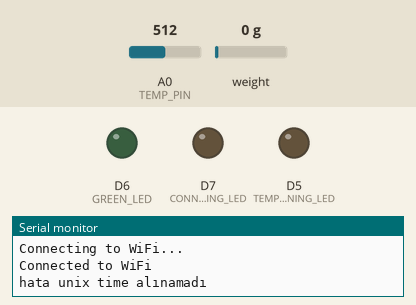
Bench run of a sketch on a simulated ESP8266 (NodeMCU). Shown: output pins drawn as LEDs (lit = HIGH), the last lines printed to the serial monitor. The inputs (shaded band) are chosen by the test bench; at power-on: weight on the scale 0 g, A0 (TEMP_PIN) = 512. WiFi joins after 1.5 s; servers stay silent unless stated.

Above: at 6.9 s.
7.0 s: weight on the scale set to 254 g
12.6 s: weight on the scale set to 298 g
At 22.1 s:
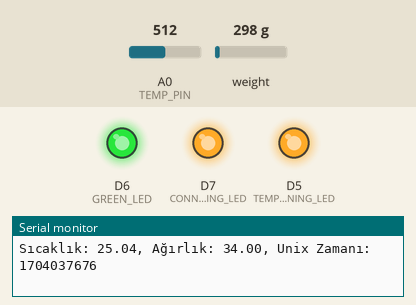
22.4 s: weight on the scale set to 100 g
At 24.8 s:
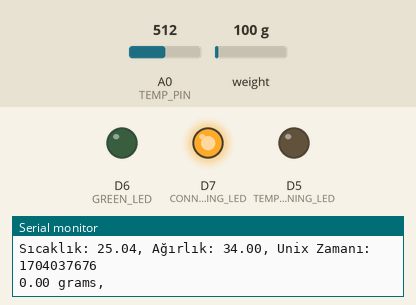
28.0 s: weight on the scale set to 1250 g
At 33.82 s:
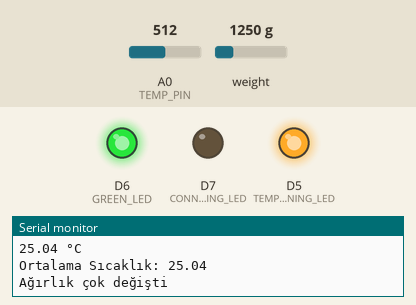
Timing chart, 0 to 35.4 s (numbered marks = the images above; inputs shaded):
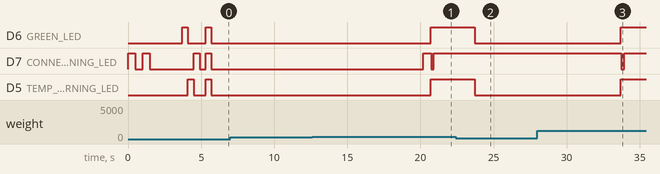

The sketch:

iot.ino
```cpp
/*

ağırlık 0 dan aşağı olduysa sürahi kaldırıldı, sıcaklık ölçmeye gerek yok 10 daniyede bir ölçmeye devam et
Ağırlık 0 civarlarındaysa içi boş 10 saniyede bir örnekleyebilir, sıckalık ölçme
Ağırlık 0 dan fazlaysa artık kahve dolu sıcaklık ölç 5 saniyede bir bunu yapabilirsin mesela, diğerine göre daha kısa sürsün

*/

#include "HX711.h"
#include <ESP8266WiFi.h>
#include <ESP8266HTTPClient.h>
#include <ArduinoJson.h>

#define CONNECTION_WARNING_LED D7
#define GREEN_LED D6
#define TEMP_WARNING_LED D5
#define LOADCELL_DOUT_PIN D4
#define LOADCELL_SCK_PIN D3
#define TEMP_PIN A0
#define QUEUE_SIZE 5

// sıcaklık
const float B = 3950;
const float R0 = 100000;
float thermistorValue;
float min_tempareture = 30;
float temp_avg = 0.0;
int temp_avg_count = 0;

// ağırlık
HX711 scale;
float calibration_factor = 211;
float jug_weight = 264;
float weight_error = 10;
float weight;
float last_weight;

// delay
int low_delay = 3000;
int hight_delay = 10000;
int current_delay;
unsigned long last_delay_time = 0;
int data_sending_delay = 15000;
int ping_sending_delay = 20000;
unsigned long last_ping_time = 0;
unsigned long last_data_time = 0;

// eeprom data
struct Data
{
  float temp;
  float weight;
  unsigned long unixTime;
};

class Queue {
  private:
    int front, rear, count;
    int maxSize;
    Data *array;

  public:
    Queue(int size) {
      maxSize = size;
      front = 0;
      rear = -1;
      count = 0;
      array = new Data[maxSize];
    }

    ~Queue() {
      delete[] array;
    }

    bool isFull() {
      return count == maxSize;
    }

    bool isEmpty() {
      return count == 0;
    }

    void enqueue(Data item) {
      if (isFull()) {
        // Kuyruk doluysa en öndeki öğeyi çıkar
        dequeue();
      }
      rear = (rear + 1) % maxSize;
      array[rear] = item;
      count++;
    }

    Data dequeue() {
      Data item = {};
      if (!isEmpty()) {
        item = array[front];
        front = (front + 1) % maxSize;
        count--;
      }
      return item;
    }

    Data peek() {
      Data item = {};
      if (!isEmpty()) {
        item = array[front];
      }
      return item;
    }

    int size() {
      return count;
    }

    void printQueue() {
      int current = front;
      for (int i = 0; i < count; i++) {
        Data item = array[current];
        Serial.print("Sıcaklık: ");
        Serial.print(item.temp);
        Serial.print(", Ağırlık: ");
        Serial.print(item.weight);
        Serial.print(", Unix Zamanı: ");
        Serial.println(item.unixTime);
        current = (current + 1) % maxSize;
      }
    }

};
Queue dataQueue(QUEUE_SIZE);

// WiFi credentials
const char *ssid = "POCO F5";
const char *password = "B4r15ta!";

// API details
const char *apiUrl = "http://192.168.165.247";
const int apiPort = 8000;
const char *apiSensorEndpoint = "/api/sensor";
const char *apiPingEndpoint = "/api/ping";
const char *apiUnixEndpoint = "/api/unix";

// unix time
unsigned long startUnixTime; // Başlangıç için Unix zamanı

// TODO: eeproam kullanmak için bunu false yap, gereksiz eeproam kulllanma cihaz bozulmasın, proje çok fazla kullanıyor
bool EEPROM_OFF = true;

WiFiClient client;

void setup()
{

  Serial.begin(9600);

  // led pinleri
  pinMode(CONNECTION_WARNING_LED, OUTPUT);
  pinMode(GREEN_LED, OUTPUT);        // LED pinini çıkış olarak ayarla
  pinMode(TEMP_WARNING_LED, OUTPUT); // LED pinini çıkış olarak ayarla
  digitalWrite(GREEN_LED, LOW);
  digitalWrite(TEMP_WARNING_LED, LOW);
  digitalWrite(CONNECTION_WARNING_LED, LOW);

  // Connect to Wi-Fi
  WiFi.begin(ssid, password);
  while (WiFi.status() != WL_CONNECTED)
  {
    digitalWrite(CONNECTION_WARNING_LED, HIGH);
    delay(500);
    digitalWrite(CONNECTION_WARNING_LED, LOW);
    delay(500);
    Serial.println("Connecting to WiFi...");
  }
  Serial.println("Connected to WiFi");

  // ağırlık sensörü
  scale.begin(LOADCELL_DOUT_PIN, LOADCELL_SCK_PIN);
  scale.set_scale(calibration_factor);
  scale.tare();

  // başlangıç ölçümünü ölç son ağırlık ölçümü olarak at
  scale.power_up();
  last_weight = scale.get_units(5);
  last_weight = last_weight - jug_weight;
  if (last_weight < 0)
  {
    last_weight = 0;
  }
  scale.power_down();

  // wifi connectionu tamam olunca  startUnixTime  değişenini bir istek ile al ve bu değeri güncelle.
  String apiUrlWithEndpoint = String(apiUrl) + ":" + String(apiPort) + String(apiUnixEndpoint);
  HTTPClient http;
  http.begin(client, apiUrlWithEndpoint);
  http.addHeader("Content-Type", "application/x-www-form-urlencoded");
  int httpCode = http.GET();

  if (httpCode > 0)
  {
    String payload = http.getString();
    Serial.println(payload); // Print response
    DynamicJsonDocument doc(256);
    deserializeJson(doc, payload);
    startUnixTime = doc["unix"];
  }
  else
  {
    Serial.println("hata unix time alınamadı");
    startUnixTime = 1704037656;
  }
  http.end();

  // baslangıc delay değeri ata
  current_delay = hight_delay;

  start_led_signal();
}

void loop()
{

  unsigned long current_time = millis();

  // ölçüm yapma bloğu
  if (current_time - last_delay_time > current_delay)
  {

    last_delay_time = millis();

    // agırlık ölç
    scale.power_up();
    weight = scale.get_units(5);
    weight = weight - jug_weight;
    if (weight < 0)
    {
      weight = 0;
    }
    scale.power_down();

    Serial.print(weight);
    Serial.println(" grams,   ");

    if (weight > weight_error)
    { // sürahi dolu

      current_delay = low_delay;

      // sürahi dolu diye yeşil ışığı yak
      digitalWrite(GREEN_LED, HIGH);

      // sıcaklık ölçümü yap
      thermistorValue = Termistor();

      Serial.print(thermistorValue);
      Serial.println(" °C ");

      temp_avg = ((temp_avg * temp_avg_count) + thermistorValue) / (temp_avg_count + 1);
      temp_avg_count++;

      // sürahi dolu ve kahve sıcaklığı min sıcaklıktan soğuk ise kırmızı ışığı yak
      if (temp_avg < min_tempareture)
      {
        digitalWrite(TEMP_WARNING_LED, HIGH);
      }
      else
      { // sürahi dolu ve kahve sıcaklığı min sıcaklıktan yüksek kırmızı ışığı söndür
        digitalWrite(TEMP_WARNING_LED, LOW);
      }

      // ağırlıkta anlık değişim varsa data gönderme süresini beklemeden gönder data gönderme ve ping süresini güncelle
      if (abs(last_weight - weight) > weight_error)
      {

        last_ping_time = current_time;
        last_data_time = current_time;

        Serial.print("Ortalama Sıcaklık: ");
        Serial.println(temp_avg);
        Serial.println("Ağırlık çok değişti");
        send_data(weight, temp_avg);
        temp_avg = 0.0;
        temp_avg_count = 0;
      }
      else if (current_time - last_data_time > data_sending_delay)
      { // data gönderme süresi dolduysa gönder
        last_ping_time = current_time;
        last_data_time = current_time;

        Serial.print("Ortalama Sıcaklık: ");
        Serial.println(temp_avg);

        send_data(weight, temp_avg);
        temp_avg = 0.0;
        temp_avg_count = 0;
      }

      // son ölçülen ağırlığı güncelle
      last_weight = weight;
    }
    else
    { // sürahi boş

      current_delay = hight_delay;

      digitalWrite(GREEN_LED, LOW);
      digitalWrite(TEMP_WARNING_LED, LOW);
    }
  }

  // son atılan ping süresi dolmuş ping at
  if (current_time - last_ping_time > ping_sending_delay)
  {
    last_ping_time = current_time;
    bool result = ping();

    // ping başarılı olursa eski gönderilmeyen data varsa gönder
    if (result)
    {

      if (!dataQueue.isEmpty())
      {
        Serial.println("Gönderilemeyen data var ");
        dataQueue.printQueue();
        // gönderilemeyen tüm dataları aşağıdaki işlemleri uygula
        while (!dataQueue.isEmpty())
        {
          // gönderilemeyen datayı al ve eepromdan sil
          Data cantBeSendedData = dataQueue.dequeue();
          //  burda cantBeSendedData içindeki verileri kullanarak dataları gönder.
          // Bunlar eskiden gönderilemeyn datadır
          sendDataToApi(cantBeSendedData.temp, cantBeSendedData.weight, cantBeSendedData.unixTime);

          Serial.print("Gönderilemeyen data gönderildi:  ");
          Serial.print("Sıcaklık: ");
          Serial.print(cantBeSendedData.temp);
          Serial.print(", Ağırlık: ");
          Serial.print(cantBeSendedData.weight);
          Serial.print(", Unix Zamanı: ");
          Serial.println(cantBeSendedData.unixTime);
        }
      }
    }
  }
}

// SICAKLIK ÖLÇÜMÜ
float Termistor()
{
  int sensorValue = analogRead(TEMP_PIN);
  float R = R0 * (1023.0 / sensorValue - 1.0);
  return 1.0 / ((log(R / R0) / B) + (1.0 / 298.15)) - 273.15;
}

bool ping()
{
  // Burada bizim api ye ping atılacak.
  // atılan ping sonucunda api ye ulaşılırsa bu fonksiyon true döndürmeli, aksi taktirde false döndürsün
  // CONNECTION_WARNING_LED ledini eğer ping başarılı olursa LOW başarısız olurs HIGH olur

  // bağlantı kopuksa bağlanmayı dene en fazla 4 kere dene
  int i = 0;
  while (WiFi.status() != WL_CONNECTED && i < 6)
  {
    Serial.println("Not connected to WiFi. Retrying...");
    i++;
    digitalWrite(CONNECTION_WARNING_LED, HIGH);
    delay(500);
    digitalWrite(CONNECTION_WARNING_LED, LOW);
    delay(500);
  }

  // denemeye rağmen bağlantı yoksa false döndür
  if (WiFi.status() != WL_CONNECTED)
  {
    digitalWrite(CONNECTION_WARNING_LED, HIGH);
    return false;
  }

  // bağlantı varsa connection ledini söndür
  digitalWrite(CONNECTION_WARNING_LED, LOW);

  // ping için get isteği yarat
  String apiUrlWithEndpoint = String(apiUrl) + ":" + String(apiPort) + String(apiPingEndpoint);
  HTTPClient http;
  http.begin(client, apiUrlWithEndpoint);
  http.addHeader("Content-Type", "application/x-www-form-urlencoded");
  int httpCode = http.GET();
  http.end();

  // başarılı değilse connection error ver ve connection hata ledini yak
  if (httpCode != 200)
  {
    Serial.print("ping başarısız, status kodu: ");
    Serial.println(httpCode);
    digitalWrite(CONNECTION_WARNING_LED, HIGH);
    return false;
  }

  Serial.print("ping başarılı");
  return true;
}

void send_data(float weight, float tempareture)
{
  // ilk olarak ping göder
  bool result = ping();
  unsigned long currentUnixTime = startUnixTime + ((millis() / 1000));
  //  eğer ping giderse  bağlantı var
  if (result)
  {

    // gönderilemeyen data var mı kontrol et
    if (!dataQueue.isEmpty())
    {
      Serial.println("Gönderilemeyen Data Var ");

      // gönderilemeyen tüm dataları aşağıdaki işlemleri uygula
      while (!dataQueue.isEmpty())
      {
        // gönderilemeyen datayı al ve eepromdan sil
        Data cantBeSendedData = dataQueue.dequeue();
        //  burda cantBeSendedData içindeki verileri kullanarak dataları gönder.
        // Bunlar eskiden gönderilemeyn datadır
        sendDataToApi(cantBeSendedData.temp, cantBeSendedData.weight, cantBeSendedData.unixTime);

        Serial.print("Gönderilemeyen data gönderildi:  ");
        Serial.print("Sıcaklık: ");
        Serial.print(cantBeSendedData.temp);
        Serial.print(", Ağırlık: ");
        Serial.print(cantBeSendedData.weight);
        Serial.print(", Unix Zamanı: ");
        Serial.println(cantBeSendedData.unixTime);

        dataQueue.printQueue();
      }
    }
    // önceden gönderilemeyn dataları gönderdik, sıra aşağıdaki güncel datayı göndermekte
    sendDataToApi(tempareture, weight, currentUnixTime);
    Serial.print("Suanki data gönderildi:  ");
    Serial.print("Sıcaklık: ");
    Serial.print(tempareture);
    Serial.print(", Ağırlık: ");
    Serial.print(weight);
    Serial.print(", Unix Zamanı: ");
    Serial.println(currentUnixTime);
  }
  else
  { /// eğer ping başarısız olursa datayı sakla
    Serial.print("Ping Başarısız Yeni Data Eklendi: ");
    Serial.print("Sıcaklık: ");
    Serial.print(tempareture);
    Serial.print(", Ağırlık: ");
    Serial.print(weight);
    Serial.print(", Unix Zamanı: ");
    Serial.println(currentUnixTime);

    Data lastData = {tempareture, weight, currentUnixTime};
    dataQueue.enqueue(lastData);
    dataQueue.printQueue();
  }
}

void sendDataToApi(float temp, float weight, unsigned long unixTime)
{

  String apiUrlWithEndpoint = String(apiUrl) + ":" + String(apiPort) + String(apiSensorEndpoint) + "?weight=" + String(weight) + "&temperature=" + String(temp) + "&unix=" + String(unixTime);

  HTTPClient http;
  http.begin(client, apiUrlWithEndpoint);
  http.addHeader("Content-Type", "application/x-www-form-urlencoded");

  Serial.println(http.getString());
  // Send the POST request
  int httpCode = http.POST("");

  if (httpCode > 0)
  {
    String response = http.getString();
    Serial.println("Server response: " + response);
  }
  else
  {
    Serial.println("Error sending POST request");
  }
  http.end();
}


void start_led_signal()
{
  digitalWrite(GREEN_LED, HIGH);
  digitalWrite(TEMP_WARNING_LED, LOW);
  digitalWrite(CONNECTION_WARNING_LED, LOW);
  delay(400);
  digitalWrite(GREEN_LED, LOW);
  digitalWrite(TEMP_WARNING_LED, HIGH);
  delay(400);
  digitalWrite(TEMP_WARNING_LED, LOW);
  digitalWrite(CONNECTION_WARNING_LED, HIGH);
  delay(400);
  digitalWrite(CONNECTION_WARNING_LED, LOW);
  delay(400);
  digitalWrite(GREEN_LED, HIGH);
  digitalWrite(TEMP_WARNING_LED, HIGH);
  digitalWrite(CONNECTION_WARNING_LED, HIGH);
  delay(400);
  digitalWrite(GREEN_LED, LOW);
  digitalWrite(TEMP_WARNING_LED, LOW);
  digitalWrite(CONNECTION_WARNING_LED, LOW);
}
```

Measured:
- the behaviour switches between 274 and 275 g on weight on the scale (found by bisection; images 0 and 1)
- after the input at 12.6 s, D6 (GREEN_LED), D5 (TEMP_WARNING_LED): LOW → HIGH after 8.1 s
- after the input at 22.4 s, D6 (GREEN_LED), D5 (TEMP_WARNING_LED): HIGH → LOW after 1.3 s
- after the input at 28.0 s, D6 (GREEN_LED), D5 (TEMP_WARNING_LED): LOW → HIGH after 5.7 s; D7 (CONNECTION_WARNING_LED): HIGH → LOW after 5.7 s, → HIGH 0.20 s later
